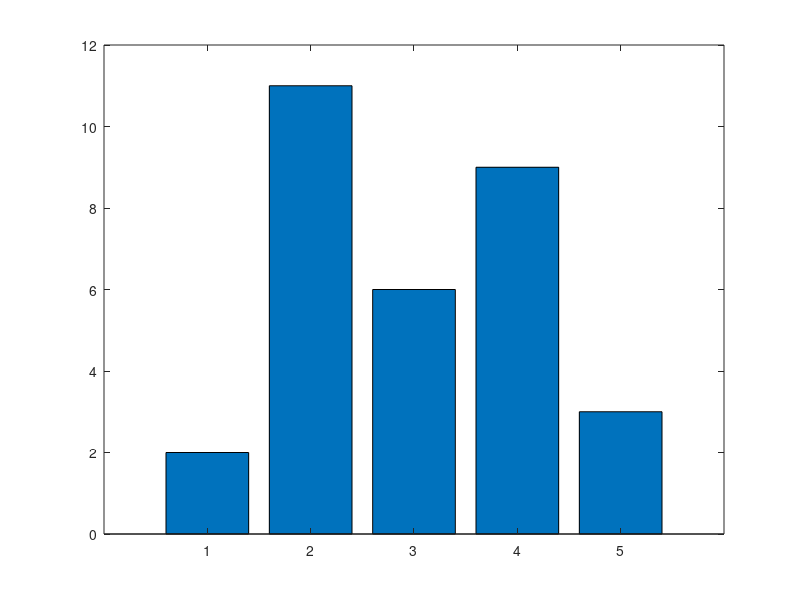
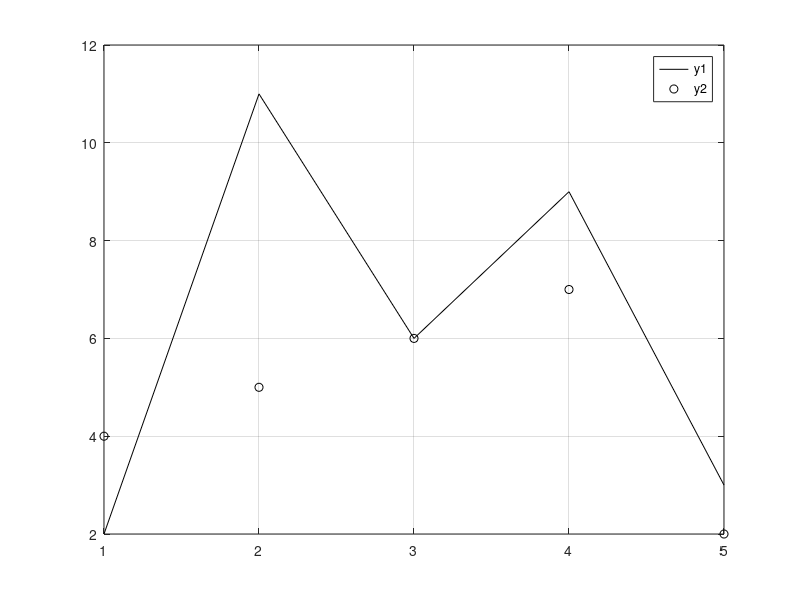

Here is the MATLAB script that generated these plots, in order:
% This creates 2 different plot, in 2 different
% Figure windows, to demonstrate some splot features

clf
x=1:5; % Not necessary
y1=[2 11 6 9 3];
y2=[ 4 5 6 7 2];
% Put a bar chart in figure 1
figure(1)
bar(x,y1)
%put place using different y values on one plot
%with a legend
figure(2)
plot(x,y1,'k')
hold on
plot(x,y2,'ko')
grid on
legend('y1','y2')